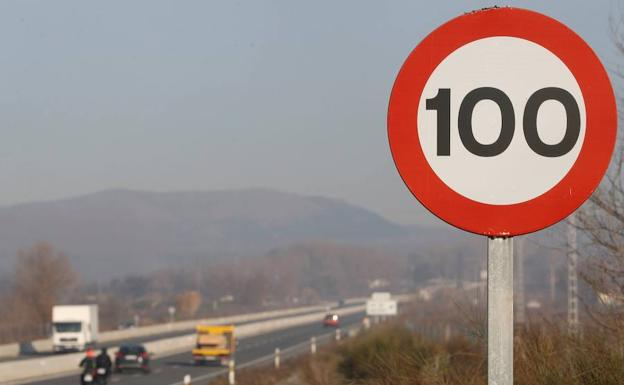
%> input picture MATLAB/imagenes/limite100.jpg, 624 x 385 px
$ octave FFT_demo.m   (GNU Octave 9; MATLAB toolbox functions it lacks are replaced by stand-ins)
%> lines starting %> are read from the running program, lines starting %| are printed output that depends on the picture
% 2D FFT Demo to blur an image, and show spectra of both original and blurred images.
clc;    % Clear the command window.
close all;  % Close all figures (except those of imtool.)
imtool close all;  % Close all imtool figures.
clear;  % Erase all existing variables.
workspace;  % Make sure the workspace panel is showing.
format longg;
format compact;
fontSize = 20;

% Change the current folder to the folder of this m-file.
if(~isdeployed)
	cd(fileparts(which(mfilename)));
end

% Check that user has the Image Processing Toolbox installed.
hasIPT = license('test', 'image_toolbox');
if ~hasIPT
	% User does not have the toolbox installed.
	message = sprintf('Sorry, but you do not seem to have the Image Processing Toolbox.\nDo you want to try to continue anyway?');
	reply = questdlg(message, 'Toolbox missing', 'Yes', 'No', 'Yes');
%> the answer given: Yes
	if strcmpi(reply, 'No')
		% User said No, so exit.
		return;
	end
end

% Read in a standard MATLAB gray scale demo image.
folder = 'C:/Users/karat/Downloads/TDI Teoria/imagenes/';
baseFileName = 'limite100.JPG';
% Get the full filename, with path prepended.
fullFileName = fullfile(folder, baseFileName);
% Check if file exists.
if ~exist(fullFileName, 'file')
	% File doesn't exist -- didn't find it there.  Check the search path for it.
	fullFileName = baseFileName; % No path this time.
	if ~exist(fullFileName, 'file')
		% Still didn't find it.  Alert user.
		errorMessage = sprintf('Error: %s does not exist in the search path folders.', fullFileName);
		uiwait(warndlg(errorMessage));
		return;
	end
end
% Read in image.
grayImage = imread(fullFileName);
%> grayImage is the input picture: size 385x624x3 uint8; mean R, G, B 150.5, 135.8, 133.3
[rows, columns, numberOfColorChannels] = size(grayImage);
%> rows = 385; columns = 624; numberOfColorChannels = 3
if numberOfColorChannels > 1
	grayImage = rgb2gray(grayImage);
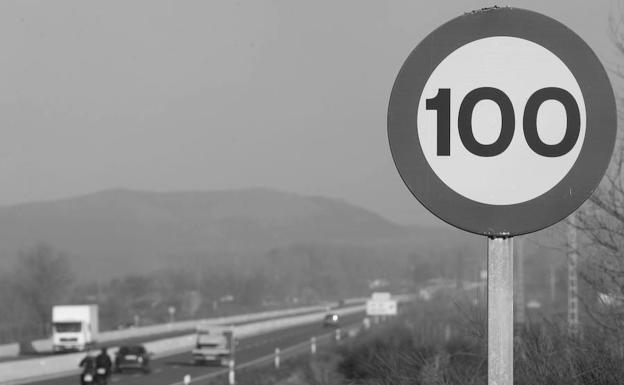
%> grayImage: size 385x624 uint8; min 14, max 252, mean 140
end

% Display original grayscale image.
subplot(2, 2, 1);
imshow(grayImage)
title('Original Gray Scale Image', 'FontSize', fontSize)

% Perform 2D FFTs
fftOriginal = fft2(double(grayImage));
shiftedFFT = fftshift(fftOriginal);
subplot(2, 2, 2);
scaledFFTr = 255 * mat2gray(real(shiftedFFT));
imshow(log(scaledFFTr), []);
title('Log of Real Part of Spectrum', 'FontSize', fontSize)
subplot(2, 2, 3);
scaledFFTi = mat2gray(imag(shiftedFFT));
imshow(log(scaledFFTi), []);
title('Log of Imaginary Part of Spectrum', 'FontSize', fontSize)

% Display magnitude and phase of 2D FFTs
subplot(2, 2, 4);
imshow(log(abs(shiftedFFT)),[]);
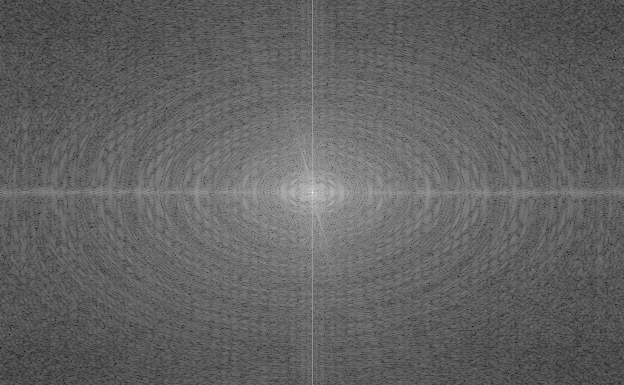
%> displayed picture: size 385x624, on the screen's scale of 0 to 255; min 0, max 255, mean 98
colormap gray
title('Log Magnitude of Spectrum', 'FontSize', fontSize)
% Enlarge figure to full screen.
set(gcf, 'units','normalized','outerposition',[0 0 1 1]);

% Now convolve with a 2D rect function.
figure;
rectWidth = 10;
rectHeight = 5;
kernel = ones(rectHeight, rectWidth) / (rectHeight * rectWidth);
% Display it
subplot(2, 2, 1);
k = padarray(kernel, [3, 3]); % Just for display.
imshow(k, []);
axis on;
title('Kernel', 'FontSize', fontSize)
% Enlarge figure to full screen.
set(gcf, 'units','normalized','outerposition',[0 0 1 1]);

% Convolve kernel (box filter) with the image
filteredImage = conv2(double(grayImage), kernel, 'same');
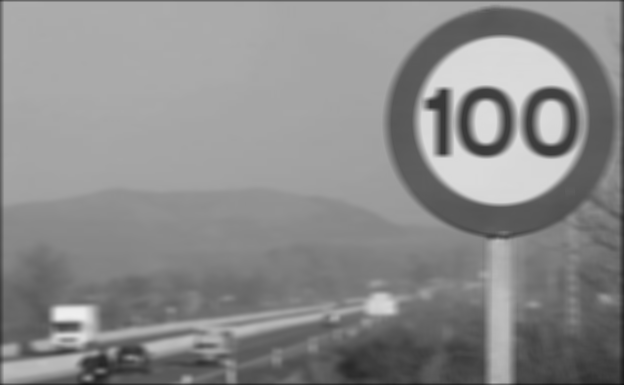
%> filteredImage: size 385x624 double; min 19.7, max 239.3, mean 139
% Display filtered image.
subplot(2, 2, 2);
imshow(filteredImage,[]);
title('Filtered Image', 'FontSize', fontSize)

% Perform 2D FFT on the filtered image to see its spectrum.
% We expect to see a sinc multiplication effect.
% It should look like the original but with a sinc pattern overlaid on it.
fftFiltered = fft2(double(filteredImage));
shiftedFFT = fftshift(fftFiltered);

% Display magnitude of the 2D FFT of the filtered image.
subplot(2, 2, 3);
imshow(log(abs(shiftedFFT)),[]);
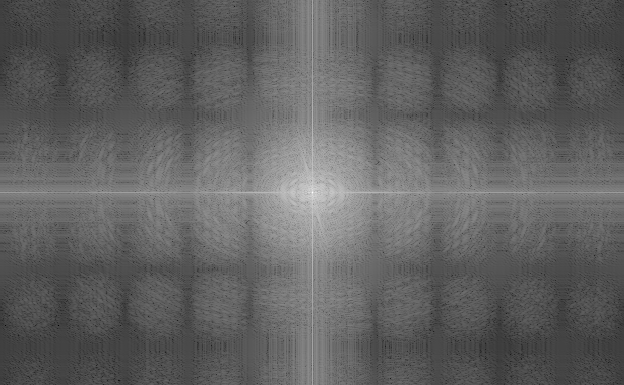
%> displayed picture: size 385x624, on the screen's scale of 0 to 255; min 0, max 255, mean 96.2
colormap gray
title('Log Magnitude of Spectrum - Note sinc multiplication', 'FontSize', fontSize)
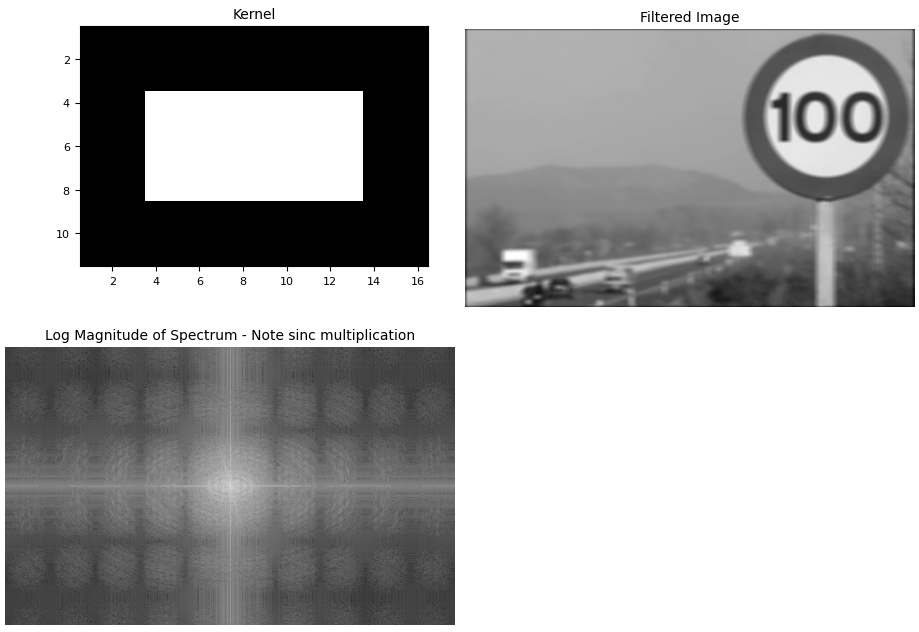
%> figure redrawn from the program's plot data, 3 panels
